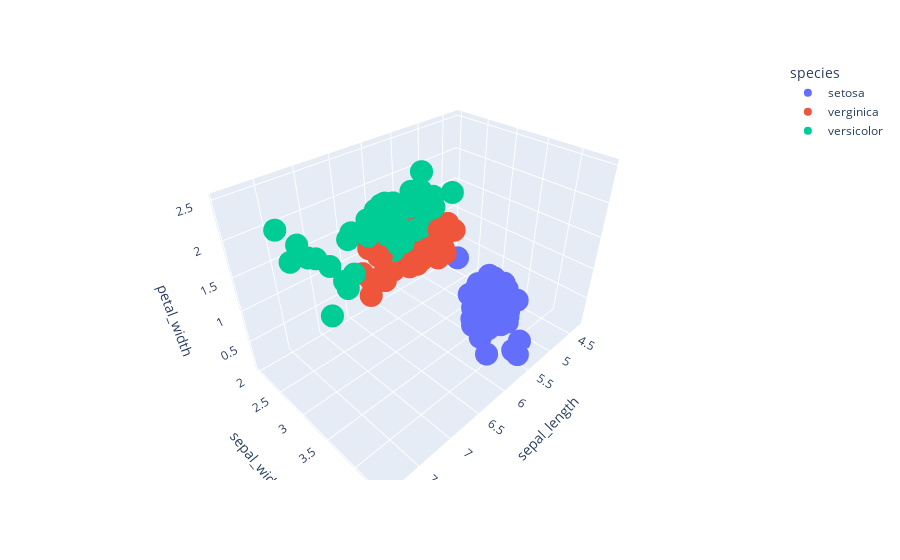

The code cell stored with this chart in its notebook:
### Markdown cell above
# 3D plot

### Code cell
import plotly.express as px 
fig = px.scatter_3d(df, x='sepal_length', y='sepal_width', z='petal_width',color='species')
fig.show()

### Figure 1 — Plotly figure (JSON) as saved in the notebook; plotly's stock layout.template omitted (floating-point values rounded to 4 significant figures)
{"data": [{"hovertemplate": "species=setosa<br>sepal_length=%{x}<br>sepal_width=%{y}<br>petal_width=%{z}<extra></extra>", "legendgroup": "setosa", "marker": {"color": "#636efa", "symbol": "circle"}, "mode": "markers", "name": "setosa", "scene": "scene", "showlegend": true, "type": "scatter3d", "x": [5.1, 4.9, 4.7, 4.6, 5, 5.4, 4.6, 5, 4.4, 4.9, 5.4, 4.8, 4.8, 4.3, 5.8, 5.7, 5.4, 5.1, 5.7, 5.1, 5.4, 5.1, 4.6, 5.1, 4.8, 5, 5, 5.2, 5.2, 4.7, 4.8, 5.4, 5.2, 5.5, 4.9, 5, 5.5, 4.9, 4.4, 5.1, 5, 4.5, 4.4, 5, 5.1, 4.8, 5.1, 4.6, 5.3, 5], "y": [3.5, 3, 3.2, 3.1, 3.6, 3.9, 3.4, 3.4, 2.9, 3.1, 3.7, 3.4, 3, 3, 4, 4.4, 3.9, 3.5, 3.8, 3.8, 3.4, 3.7, 3.6, 3.3, 3.4, 3, 3.4, 3.5, 3.4, 3.2, 3.1, 3.4, 4.1, 4.2, 3.1, 3.2, 3.5, 3.6, 3, 3.4, 3.5, 2.3, 3.2, 3.5, 3.8, 3, 3.8, 3.2, 3.7, 3.3], "z": [0.2, 0.2, 0.2, 0.2, 0.2, 0.4, 0.3, 0.2, 0.2, 0.1, 0.2, 0.2, 0.1, 0.1, 0.2, 0.4, 0.4, 0.3, 0.3, 0.3, 0.2, 0.4, 0.2, 0.5, 0.2, 0.2, 0.4, 0.2, 0.2, 0.2, 0.2, 0.4, 0.1, 0.2, 0.2, 0.2, 0.2, 0.1, 0.2, 0.2, 0.3, 0.3, 0.2, 0.6, 0.4, 0.3, 0.2, 0.2, 0.2, 0.2]}, {"hovertemplate": "species=verginica<br>sepal_length=%{x}<br>sepal_width=%{y}<br>petal_width=%{z}<extra></extra>", "legendgroup": "verginica", "marker": {"color": "#EF553B", "symbol": "circle"}, "mode": "markers", "name": "verginica", "scene": "scene", "showlegend": true, "type": "scatter3d", "x": [7, 6.4, 6.9, 5.5, 6.5, 5.7, 6.3, 4.9, 6.6, 5.2, 5, 5.9, 6, 6.1, 5.6, 6.7, 5.6, 5.8, 6.2, 5.6, 5.9, 6.1, 6.3, 6.1, 6.4, 6.6, 6.8, 6.7, 6, 5.7, 5.5, 5.5, 5.8, 6, 5.4, 6, 6.7, 6.3, 5.6, 5.5, 5.5, 6.1, 5.8, 5, 5.6, 5.7, 5.7, 6.2, 5.1, 5.7], "y": [3.2, 3.2, 3.1, 2.3, 2.8, 2.8, 3.3, 2.4, 2.9, 2.7, 2, 3, 2.2, 2.9, 2.9, 3.1, 3, 2.7, 2.2, 2.5, 3.2, 2.8, 2.5, 2.8, 2.9, 3, 2.8, 3, 2.9, 2.6, 2.4, 2.4, 2.7, 2.7, 3, 3.4, 3.1, 2.3, 3, 2.5, 2.6, 3, 2.6, 2.3, 2.7, 3, 2.9, 2.9, 2.5, 2.8], "z": [1.4, 1.5, 1.5, 1.3, 1.5, 1.3, 1.6, 1, 1.3, 1.4, 1, 1.5, 1, 1.4, 1.3, 1.4, 1.5, 1, 1.5, 1.1, 1.8, 1.3, 1.5, 1.2, 1.3, 1.4, 1.4, 1.7, 1.5, 1, 1.1, 1, 1.2, 1.6, 1.5, 1.6, 1.5, 1.3, 1.3, 1.3, 1.2, 1.4, 1.2, 1, 1.3, 1.2, 1.3, 1.3, 1.1, 1.3]}, {"hovertemplate": "species=versicolor<br>sepal_length=%{x}<br>sepal_width=%{y}<br>petal_width=%{z}<extra></extra>", "legendgroup": "versicolor", "marker": {"color": "#00cc96", "symbol": "circle"}, "mode": "markers", "name": "versicolor", "scene": "scene", "showlegend": true, "type": "scatter3d", "x": [6.3, 5.8, 7.1, 6.3, 6.5, 7.6, 4.9, 7.3, 6.7, 7.2, 6.5, 6.4, 6.8, 5.7, 5.8, 6.4, 6.5, 7.7, 7.7, 6, 6.9, 5.6, 7.7, 6.3, 6.7, 7.2, 6.2, 6.1, 6.4, 7.2, 7.4, 7.9, 6.4, 6.3, 6.1, 7.7, 6.3, 6.4, 6, 6.9, 6.7, 6.9, 5.8, 6.8, 6.7, 6.7, 6.3, 6.5, 6.2, 5.9], "y": [3.3, 2.7, 3, 2.9, 3, 3, 2.5, 2.9, 2.5, 3.6, 3.2, 2.7, 3, 2.5, 2.8, 3.2, 3, 3.8, 2.6, 2.2, 3.2, 2.8, 2.8, 2.7, 3.3, 3.2, 2.8, 3, 2.8, 3, 2.8, 3.8, 2.8, 2.8, 2.6, 3, 3.4, 3.1, 3, 3.1, 3.1, 3.1, 2.7, 3.2, 3.3, 3, 2.5, 3, 3.4, 3], "z": [2.5, 1.9, 2.1, 1.8, 2.2, 2.1, 1.7, 1.8, 1.8, 2.5, 2, 1.9, 2.1, 2, 2.4, 2.3, 1.8, 2.2, 2.3, 1.5, 2.3, 2, 2, 1.8, 2.1, 1.8, 1.8, 1.8, 2.1, 1.6, 1.9, 2, 2.2, 1.5, 1.4, 2.3, 2.4, 1.8, 1.8, 2.1, 2.4, 2.3, 1.9, 2.3, 2.5, 2.3, 1.9, 2, 2.3, 1.8]}], "layout": {"legend": {"title": {"text": "species"}, "tracegroupgap": 0}, "margin": {"t": 60}, "scene": {"domain": {"x": [0, 1], "y": [0, 1]}, "xaxis": {"title": {"text": "sepal_length"}}, "yaxis": {"title": {"text": "sepal_width"}}, "zaxis": {"title": {"text": "petal_width"}}}}}
